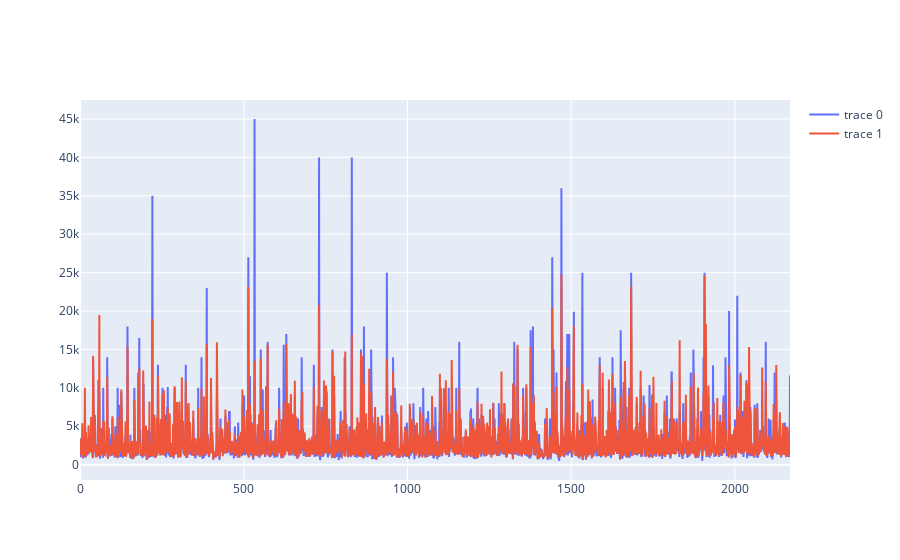

Write notebook code for a chart like this one.
### Code cell
fig = go.Figure(data=[go.Scatter(y=y_test.values), go.Scatter(y=final_model_predictions)])
fig.show()

### Figure 1 — Plotly figure (JSON) as saved in the notebook; plotly's stock layout.template omitted (floating-point values rounded to 4 significant figures; data arrays with more than 128 entries replaced by an {"elided": "..."} marker saying what was removed)
{"data": [{"type": "scatter", "y": {"elided": "2169 int values"}}, {"type": "scatter", "y": {"elided": "2169 float values"}}], "layout": {}}
